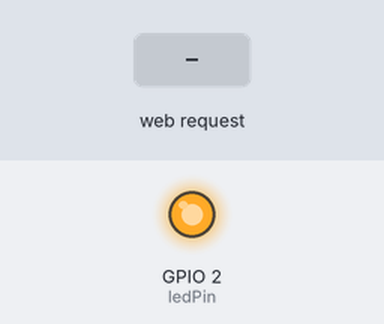
A sketch run on a simulated ESP8266 (NodeMCU). Shown: output pins drawn as LEDs (lit = HIGH). The test bench sets the inputs (shaded band). WiFi joins after 1.5 s; servers stay silent unless stated; what the sketch prints to the serial monitor is not drawn.

Above: at 2.8 s.
2.9 s: HTTP request GET /ledon received
At 4.1 s:
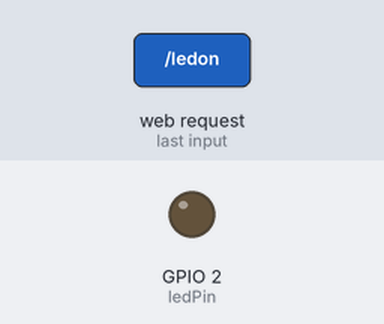
4.4 s: HTTP request GET /ledoff received
At 5.2 s:
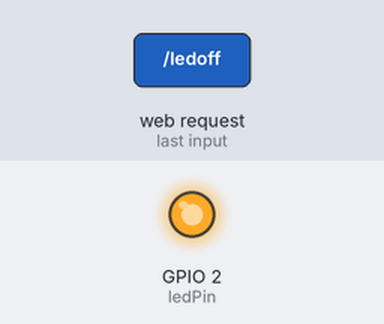
Timing chart, 0 to 7.4 s (numbered marks = the images above; inputs shaded):
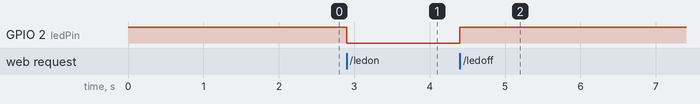

Measured:
- after the input at 2.9 s, GPIO 2 (ledPin): HIGH → LOW at once
- after the input at 4.4 s, GPIO 2 (ledPin): LOW → HIGH at once

The sketch:

esp8266_builtinLED_WebPage_server.ino
```cpp
#include <ESP8266WiFi.h>

WiFiClient client;
WiFiServer server(80);

const int ledPin = 2; // GPIO pin where the LED is connected
const int dt = 200;

void setup() {
  Serial.begin(9600);
  pinMode(ledPin, OUTPUT);
  digitalWrite(ledPin, HIGH);
  WiFi.begin("IDR@MakersLab", "Robots0nly");
  while (WiFi.status() != WL_CONNECTED) {
    Serial.print("..");
    delay(dt);
  }
  Serial.println("");
  Serial.println("NodeMCU is connected...!");
  Serial.println(WiFi.localIP());
  server.begin();
}

void loop() {
  // Get a client that is connected to the server and has data available for reading
  client = server.available();
  if (client) {
    String request = client.readStringUntil('\n');
    Serial.println(request);
    request.trim(); // removes all leading/trailing whitespaces from the string
    if (request.indexOf("GET /ledon HTTP/1.1") != -1) {
      digitalWrite(ledPin, LOW);
    }
    if (request.indexOf("GET /ledoff HTTP/1.1") != -1) {
      digitalWrite(ledPin, HIGH);
    }

    // Send the HTTP response with a simple HTML page
    client.println("HTTP/1.1 200 OK");
    client.println("Content-Type: text/html");
    client.println();
    client.println("<html>");
    client.println("<body>");
    client.println("<h1>NodeMCU LED Control</h1>");
    client.println("<p>Click below to control the LED:</p>");
    client.println("<a href=\"/ledon\">Turn LED On</a><br>");
    client.println("<a href=\"/ledoff\">Turn LED Off</a>");
    client.println("</body>");
    client.println("</html>");
    client.println();
    client.stop();
  }
}
```
